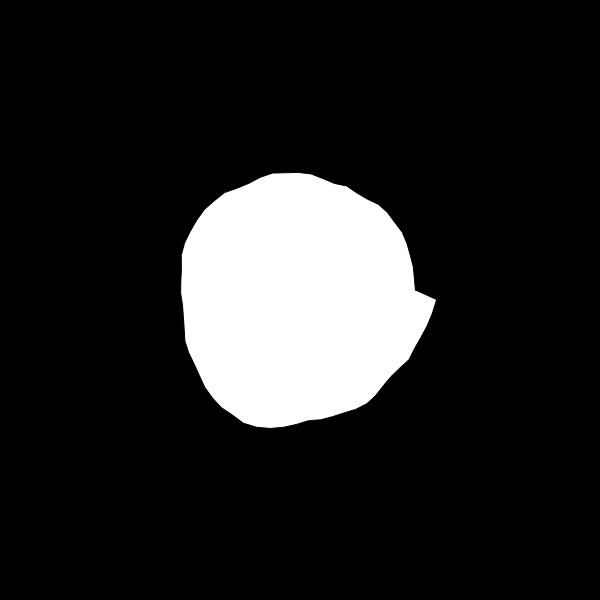
Frame 1 (no input)
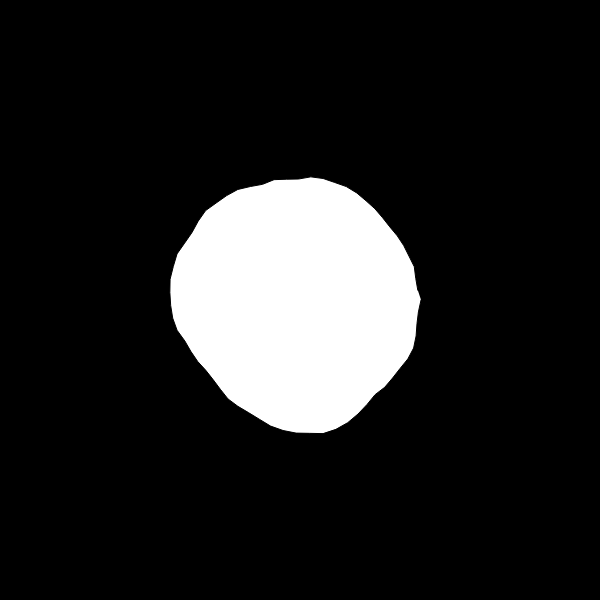
Frame 60 (no input)
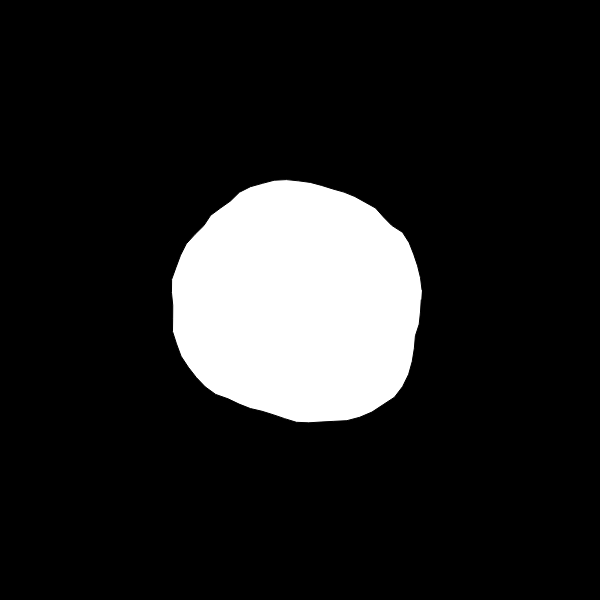
Frame 120 (the mouse pressed at the canvas centre since frame 60)

The p5.js sketch that drew these frames (run headless with seeded random() and noise() and a simulated clock; from frame 60 on, the mouse is pressed at the canvas centre):

// p5.js sketch
// ── sketch.js
let blob;

let blobs = [];
let zoom = 1;

function setup() {
  createCanvas(600, 600);
  blob = new Blob(0, 0, 128);

}

function draw() {
  background(0);

  translate(width/2,height/2);
  let newzoom = 128 / blob.r;
  zoom = lerp(zoom, newzoom, 0.1);
  scale(zoom);
  translate(-blob.pos.x, -blob.pos.y);

  blob.show();
  blob.update();
  blob.constrain();

}

/*
Website
http://nexusbug.com/

github Repo
https://github.com/nexusbug/Code_365

About
Doing a challenge, coding three sixty five
There I hop on the train of Mr. Shiffman
And code along rainbow colored railway
One video each day, keeps the gray away

Coding Train
Daniel Shiffman
https://www.youtube.com/user/shiffman/
https://www.patreon.com/codingtrain

Framework
p5js - A beautiful Javascript library
https://p5js.org/

this.day
76th
2017 November 08

this.video
Coding Challenge #36: Blobby!
https://youtu.be/rX5p-QRP6R4
*/

// ── blob.js
class Blob {


  constructor(x, y, r) {
    this.pos = createVector(x, y);
    this.r = r;
    this.vel = createVector(0, 0);
    this.yoff = 0;
  }

  update() {
    let newvel = createVector(mouseX - width / 2, mouseY - height / 2);
    newvel.div(50);

    newvel.limit(3);
    this.vel.lerp(newvel, 0.2);
    this.pos.add(this.vel);
  }

  eats() {
    let d = p5.Vector.dist(this.pos, other.pos);
    if (d < this.r + other.r) {
      let sum = PI * this.r * this.r + PI * other.r * other.r;
      this.r = sqrt(sum / PI);
      return true;
    } else {
      return false;
    }
  }

  constrain() {
    blob.pos.x = constrain(blob.pos.x, -width / 4, width / 4);
    blob.pos.y = constrain(blob.pos.y, -height / 4, height / 4);
  }

  show() {
    fill(255);
    // ellipse(this.pos.x, this.pos.y, this.r * 2, this.r * 2);

    push();
    translate(this.pos.x, this.pos.y);
    beginShape();
    let xoff = 0;
    for (let a = 0; a < TWO_PI; a += 0.1) {

      let offset = map(noise(xoff + this.yoff), 0, 1, -25, 25);
      let r = this.r + offset;
      let x = r * cos(a);
      let y = r * sin(a);
      vertex(x, y);
      xoff += 0.1;
    }
    endShape();


    pop();

    this.yoff += 0.01;

  }

}

/*
Website
http://nexusbug.com/

github Repo
https://github.com/nexusbug/Code_365

About
Doing a challenge, coding three sixty five
There I hop on the train of Mr. Shiffman
And code along rainbow colored railway
One video each day, keeps the gray away

Coding Train
Daniel Shiffman
https://www.youtube.com/user/shiffman/
https://www.patreon.com/codingtrain

Framework
p5js - A beautiful Javascript library
https://p5js.org/

this.day
76th
2017 November 08

this.video
Coding Challenge #36: Blobby!
https://youtu.be/rX5p-QRP6R4
*/
